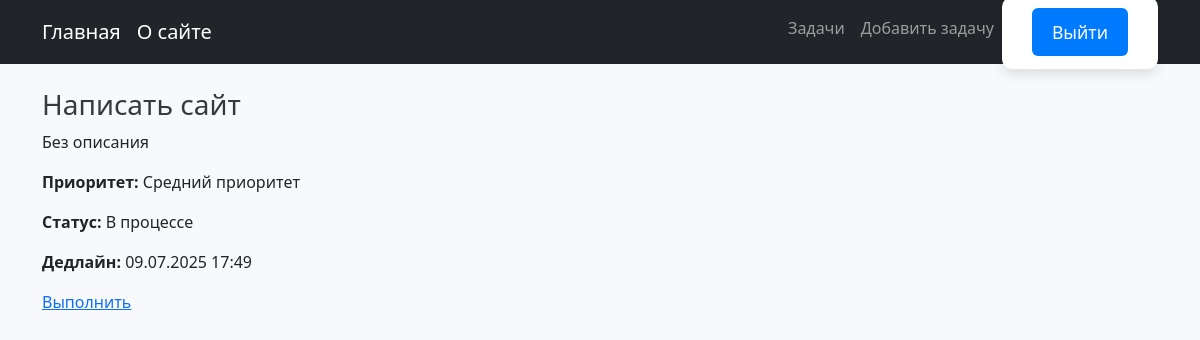
The app's page /task-list/task-detail/napisat-sait/ (signed in) with its own data.
### tasks/models.py (models this page shows, shortened)
class Task(models.Model):
    class Status(models.TextChoices):
        HIGH_PRIORITY = 'HPR', 'Высокий приоритет'
        MIDDLE_PRIORITY = 'MPR', 'Средний приоритет'
        LOW_PRIORITY = 'LPR', 'Низкий приоритет'
    title = models.CharField(max_length=200)
    slug = models.SlugField(max_length=200, unique=True, blank=True)
    description = models.TextField(blank=True, null=True)
    is_completed = models.BooleanField(default=False)
    priority = models.CharField(max_length=3,
                                choices=Status.choices,
                                default=Status.MIDDLE_PRIORITY)
    created_at = models.DateTimeField(auto_now_add=True)
    due_date =  models.DateTimeField()
    user_from = models.ForeignKey(User,
                                  on_delete=models.CASCADE,
                                  related_name='user_tasks')
    objects = models.Manager()
    completed_tasks = CompletedManager()
    class Meta:
        ordering = ['-created_at']
        indexes = [
            models.Index(fields=['-created_at'])
        ]

### tasks/views.py (the view)
# urls.py: path('task-list/task-detail/<slug:slug>/', views.task_detail, name='task_detail'),
@login_required
def task_detail(request, slug):
    task = get_object_or_404(Task, slug=slug)
    return render(request, 'tasks/task_detail.html', {'task': task})

### tasks/templates/tasks/task_detail.html (shortened to what this page needs)
{% extends 'base.html' %}
{% load static %}
{% block content %}
<h3>{{ task.title }}</h3>
<p>{{ task.description|default:"Без описания" }}</p>
<p><strong>Приоритет:</strong> {{ task.get_priority_display }}</p>
<p><strong>Статус:</strong> {% if task.is_completed %}Выполнена{% else %}В процессе{% endif %}</p>
<p><strong>Дедлайн:</strong> {{ task.due_date|date:"d.m.Y H:i" }}</p>
<a href="{% url 'tasks:task_complete' %}?task_slug={{ task.slug }}">Выполнить</a>
{% endblock %}

### tasks/static/css/tasks.css (style rules this page uses)
body { background-color: #f8f9fa; font-family: 'Segoe UI', Tahoma, Geneva, Verdana, sans-serif; }
h1, h2, h3 { color: #343a40; }

### records on screen
Task: title "Написать сайт", description "Без описания", priority "Средний приоритет", due_date "09.07.2025 17:49"
